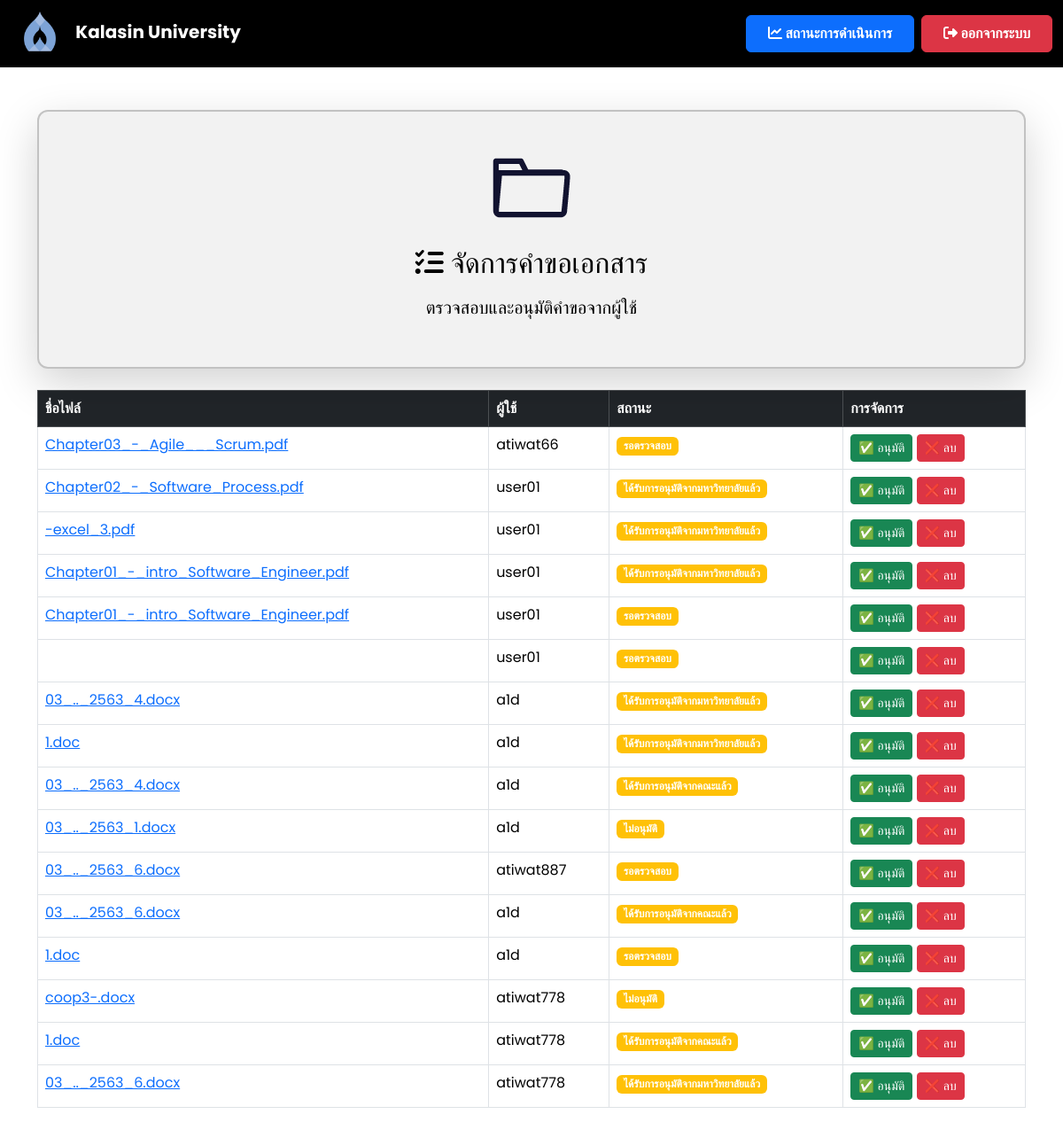
The app's page /manage_requests (signed in), older data.
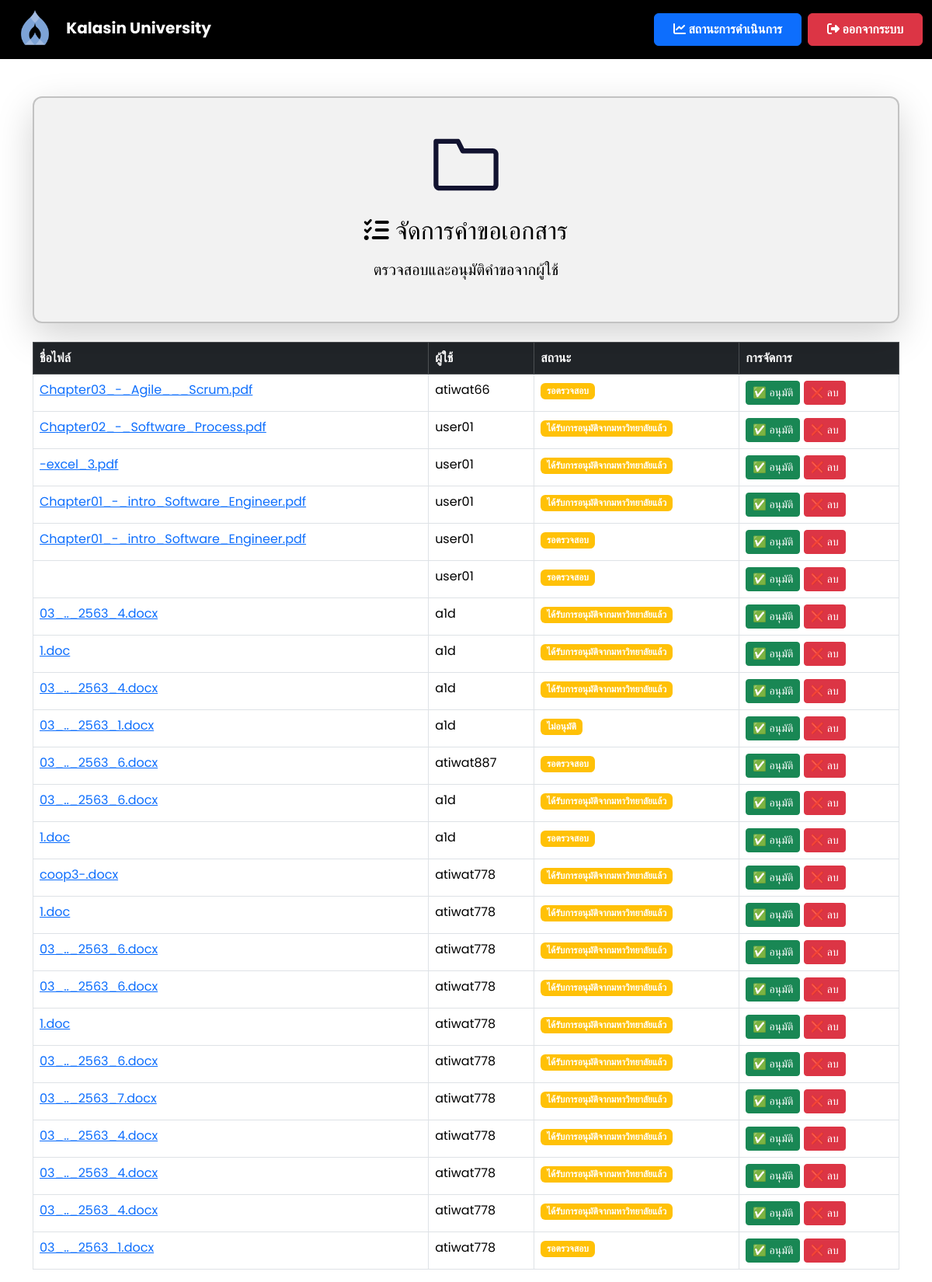
The same page, newer data.
### models.py (models this page shows)
class File(db.Model):
    id = db.Column(db.Integer, primary_key=True)
    filename = db.Column(db.String(255), nullable=False)
    file_path = db.Column(db.String(255), nullable=True)
    status = db.Column(db.String(50), nullable=False, default="รอตรวจสอบ")
    comment = db.Column(db.Text, nullable=True)
    user_id = db.Column(db.Integer, db.ForeignKey('user.id'), nullable=False)
    upload_date = db.Column(db.DateTime, default=db.func.current_timestamp())
    review_date = db.Column(db.DateTime, nullable=True)
    approve_date = db.Column(db.DateTime, nullable=True)
    user = db.relationship('User', back_populates='files')

class User(db.Model):
    id = db.Column(db.Integer, primary_key=True)
    username = db.Column(db.String(100), nullable=False, unique=True)
    role = db.Column(db.String(50), nullable=False)
    faculty = db.Column(db.String(100), nullable=True)
    document_requests = db.relationship('DocumentRequest', back_populates='user', lazy=True)
    files = db.relationship('File', back_populates='user', lazy=True)  # ✅ เพิ่มตรงนี้

### app.py (the view)
@app.route('/manage_requests')
def manage_requests():
    if 'user_id' not in session or session.get('role') not in ['admin', 'admin_university']:
        flash("⚠️ กรุณาเข้าสู่ระบบก่อน!", "warning")
        return redirect(url_for('login'))  # ถ้าไม่ได้ login ให้กลับไปหน้า login
    files = File.query.all()
    response = make_response(render_template('manage_requests.html', files=files))
    response.headers['Cache-Control'] = 'no-store, no-cache, must-revalidate, max-age=0'
    response.headers['Pragma'] = 'no-cache'
    response.headers['Expires'] = '0'
    return response

### templates/manage_requests.html (shortened to what this page needs)
<!DOCTYPE html>
<html lang="th">
<head>
    <link href="https://cdn.jsdelivr.net/npm/bootstrap@5.3.3/dist/css/bootstrap.min.css" rel="stylesheet">
    <link rel="stylesheet" href="https://cdnjs.cloudflare.com/ajax/libs/font-awesome/6.4.2/css/all.min.css">
</head>
<body>
    <nav class="navbar navbar-expand-lg navbar-dark">
        <div class="container-fluid">
            <a class="navbar-brand ms-2" href="{{ url_for('faculty_dashboard') }}">
                <img src="{{ url_for('static', filename='images/Kalasin_University_Seal.svg.png') }}"
                     alt="Kalasin University Logo" style="height: 50px; margin-right: 10px;">
                <strong>Kalasin University</strong>
            </a>
            <div class="ms-auto d-flex">
                <a href="{{ url_for('status') }}" class="btn btn-primary fw-bold px-4 py-2 me-2">
                    <i class="fas fa-chart-line"></i> สถานะการดำเนินการ
                </a>
                <a href="{{ url_for('logout') }}" class="btn btn-danger fw-bold px-4 py-2">
                    <i class="fas fa-sign-out-alt"></i> ออกจากระบบ
                </a>
            </div>
        </div>
    </nav>
<div class="container mt-5 d-flex justify-content-center">
    <div class="card shadow-lg" style="width: 1500px;">
        <div class="card-body d-flex flex-column align-items-center text-center">
            <img src="static/images/diiodid.gif" alt="Document Management" class="img-fluid mb-3" style="width: 100px; height: 100px;">
            <div>
                <h2 class="mb-3"><i class="fas fa-tasks"></i> จัดการคำขอเอกสาร</h2>
                <p class="lead">ตรวจสอบและอนุมัติคำขอจากผู้ใช้</p>
            </div>
        </div>
    </div>
</div>
    <div class="container mt-4">
        <table class="table table-bordered mt-3">
            <thead class="table-dark">
                <tr>
                    <th>ชื่อไฟล์</th>
                    <th>ผู้ใช้</th>
                    <th>สถานะ</th>
                    <th>การจัดการ</th>
                </tr>
            </thead>
            <tbody>
                {% for file in files %}
                <tr>
                    <td>
                        <a href="{{ url_for('uploaded_file', filename=file.filename) }}" target="_blank">
                            {{ file.filename }}
                        </a>
                    </td>
                    <td>{{ file.user.username }}</td>
                    <td>
                        <span class="badge {% if file.status == 'อนุมัติแล้ว' %} bg-success {% else %} bg-warning {% endif %}">
                            {{ file.status }}
                        </span>
                    </td>
                    <td>
                        {% if file.status != 'อนุมัติแล้ว' %}
                        <a href="{{ url_for('approve_file', file_id=file.id) }}" class="btn btn-success btn-sm">
                            ✅ อนุมัติ
                        </a>
                        {% endif %}
                        <a href="{{ url_for('delete_file', file_id=file.id) }}" class="btn btn-danger btn-sm"
                           onclick="return confirm('คุณแน่ใจหรือไม่ว่าต้องการลบไฟล์นี้?');">
                            ❌ ลบ
                        </a>
                    </td>
                </tr>
                {% else %}
                <tr>
                    <td colspan="4" class="text-center text-muted">ยังไม่มีคำขอเอกสาร</td>
                </tr>
                {% endfor %}
            </tbody>
        </table>
    </div>
</body>
</html>

### templates/manage_requests.html (style rules this page uses)
body { font-family: 'Poppins', sans-serif; background: white; color: black; }
.navbar { background: #000000; backdrop-filter: blur(10px); }
.card { background: rgba(0, 0, 0, 0.05); color: black; border-radius: 12px; padding: 20px; border: 2px solid rgba(0, 0, 0, 0.2); box-shadow: 0 5px 15px rgba(0, 0, 0, 0.2); }

Row changes from the older to the newer data that the page shows:
changed File (number 9 of 24 on the later page): status "ได้รับการอนุมัติจากคณะแล้ว" → "ได้รับการอนุมัติจากมหาวิทยาลัยแล้ว"
changed File (number 12 of 24 on the later page): status "ได้รับการอนุมัติจากคณะแล้ว" → "ได้รับการอนุมัติจากมหาวิทยาลัยแล้ว"
changed File "coop3-.docx": status "ไม่อนุมัติ" → "ได้รับการอนุมัติจากมหาวิทยาลัยแล้ว"
changed File (number 15 of 24 on the later page): status "ได้รับการอนุมัติจากคณะแล้ว" → "ได้รับการอนุมัติจากมหาวิทยาลัยแล้ว"
added File: filename "03_.._2563_6.docx", user.username "atiwat778", status "ได้รับการอนุมัติจากมหาวิทยาลัยแล้ว"
added File: filename "1.doc", user.username "atiwat778", status "ได้รับการอนุมัติจากมหาวิทยาลัยแล้ว"
added File: filename "03_.._2563_6.docx", user.username "atiwat778", status "ได้รับการอนุมัติจากมหาวิทยาลัยแล้ว"
added File: filename "03_.._2563_7.docx", user.username "atiwat778", status "ได้รับการอนุมัติจากมหาวิทยาลัยแล้ว"
added File: filename "03_.._2563_4.docx", user.username "atiwat778", status "ได้รับการอนุมัติจากมหาวิทยาลัยแล้ว"
added File: filename "03_.._2563_4.docx", user.username "atiwat778", status "ได้รับการอนุมัติจากมหาวิทยาลัยแล้ว"
added File: filename "03_.._2563_4.docx", user.username "atiwat778", status "ได้รับการอนุมัติจากมหาวิทยาลัยแล้ว"
added File: filename "03_.._2563_1.docx", user.username "atiwat778", status "รอตรวจสอบ"
